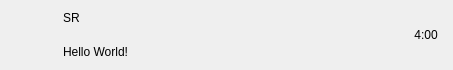
<?xml version="1.0" encoding="UTF-8"?>
<ui version="4.0">
 <class>ChatUserWidget</class>
 <widget class="QWidget" name="ChatUserWidget">
  <property name="geometry">
   <rect>
    <x>0</x>
    <y>0</y>
    <width>453</width>
    <height>70</height>
   </rect>
  </property>
  <property name="windowTitle">
   <string>ChatUserWidget</string>
  </property>
  <layout class="QHBoxLayout" name="horizontalLayout">
   <property name="spacing">
    <number>5</number>
   </property>
   <property name="leftMargin">
    <number>6</number>
   </property>
   <property name="topMargin">
    <number>2</number>
   </property>
   <property name="rightMargin">
    <number>6</number>
   </property>
   <property name="bottomMargin">
    <number>2</number>
   </property>
   <item>
    <widget class="QWidget" name="icon_widget" native="true">
     <property name="minimumSize">
      <size>
       <width>50</width>
       <height>5</height>
      </size>
     </property>
     <property name="maximumSize">
      <size>
       <width>50</width>
       <height>50</height>
      </size>
     </property>
     <layout class="QHBoxLayout" name="horizontalLayout_2">
      <property name="leftMargin">
       <number>0</number>
      </property>
      <property name="topMargin">
       <number>0</number>
      </property>
      <property name="rightMargin">
       <number>0</number>
      </property>
      <property name="bottomMargin">
       <number>0</number>
      </property>
      <item>
       <widget class="QLabel" name="icon_label">
        <property name="minimumSize">
         <size>
          <width>45</width>
          <height>45</height>
         </size>
        </property>
        <property name="maximumSize">
         <size>
          <width>45</width>
          <height>45</height>
         </size>
        </property>
        <property name="text">
         <string/>
        </property>
       </widget>
      </item>
     </layout>
    </widget>
   </item>
   <item>
    <widget class="QWidget" name="user_info_widget" native="true">
     <layout class="QVBoxLayout" name="verticalLayout">
      <property name="leftMargin">
       <number>2</number>
      </property>
      <property name="topMargin">
       <number>2</number>
      </property>
      <property name="rightMargin">
       <number>2</number>
      </property>
      <property name="bottomMargin">
       <number>2</number>
      </property>
      <item>
       <widget class="QLabel" name="user_name_label">
        <property name="text">
         <string>SR</string>
        </property>
       </widget>
      </item>
      <item>
       <widget class="QLabel" name="user_chat_label">
        <property name="text">
         <string>Hello World!</string>
        </property>
       </widget>
      </item>
     </layout>
    </widget>
   </item>
   <item>
    <widget class="QWidget" name="time_widget" native="true">
     <layout class="QHBoxLayout" name="horizontalLayout_3">
      <item>
       <spacer name="horizontalSpacer">
        <property name="orientation">
         <enum>Qt::Horizontal</enum>
        </property>
        <property name="sizeHint" stdset="0">
         <size>
          <width>40</width>
          <height>20</height>
         </size>
        </property>
       </spacer>
      </item>
      <item>
       <widget class="QLabel" name="time_label">
        <property name="text">
         <string>4:00</string>
        </property>
        <property name="alignment">
         <set>Qt::AlignCenter</set>
        </property>
       </widget>
      </item>
     </layout>
    </widget>
   </item>
  </layout>
 </widget>
 <resources/>
 <connections/>
</ui>
